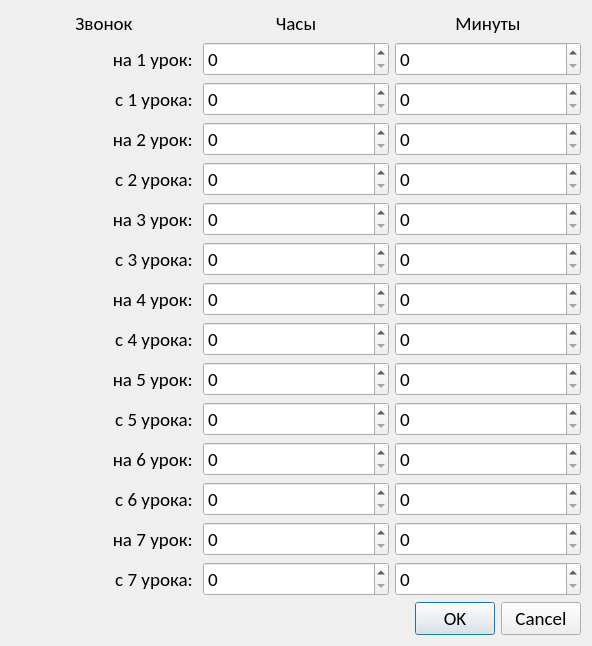
<?xml version="1.0" encoding="UTF-8"?>
<ui version="4.0">
 <class>alternativeInput</class>
 <widget class="QDialog" name="alternativeInput">
  <property name="geometry">
   <rect>
    <x>0</x>
    <y>0</y>
    <width>592</width>
    <height>509</height>
   </rect>
  </property>
  <property name="font">
   <font>
    <family>Calibri</family>
    <pointsize>14</pointsize>
   </font>
  </property>
  <property name="windowTitle">
   <string>Dialog</string>
  </property>
  <layout class="QGridLayout" name="gridLayout_2">
   <item row="1" column="1">
    <widget class="QDialogButtonBox" name="buttonBox">
     <property name="minimumSize">
      <size>
       <width>100</width>
       <height>0</height>
      </size>
     </property>
     <property name="maximumSize">
      <size>
       <width>1666666</width>
       <height>16777215</height>
      </size>
     </property>
     <property name="orientation">
      <enum>Qt::Horizontal</enum>
     </property>
     <property name="standardButtons">
      <set>QDialogButtonBox::Cancel|QDialogButtonBox::Ok</set>
     </property>
    </widget>
   </item>
   <item row="0" column="0" colspan="2">
    <layout class="QGridLayout" name="gridLayout">
     <item row="6" column="0">
      <widget class="QLabel" name="label_6">
       <property name="text">
        <string>с 3 урока: </string>
       </property>
       <property name="alignment">
        <set>Qt::AlignRight|Qt::AlignTrailing|Qt::AlignVCenter</set>
       </property>
      </widget>
     </item>
     <item row="11" column="0">
      <widget class="QLabel" name="label_10">
       <property name="text">
        <string>на 6 урок: </string>
       </property>
       <property name="alignment">
        <set>Qt::AlignRight|Qt::AlignTrailing|Qt::AlignVCenter</set>
       </property>
      </widget>
     </item>
     <item row="8" column="3">
      <widget class="QSpinBox" name="min_les_8">
       <property name="maximum">
        <number>59</number>
       </property>
      </widget>
     </item>
     <item row="4" column="0">
      <widget class="QLabel" name="label_4">
       <property name="text">
        <string>с 2 урока: </string>
       </property>
       <property name="alignment">
        <set>Qt::AlignRight|Qt::AlignTrailing|Qt::AlignVCenter</set>
       </property>
      </widget>
     </item>
     <item row="0" column="1" rowspan="15">
      <layout class="QVBoxLayout" name="verticalLayout">
       <item>
        <widget class="QLabel" name="label_14">
         <property name="text">
          <string>Часы</string>
         </property>
         <property name="alignment">
          <set>Qt::AlignCenter</set>
         </property>
        </widget>
       </item>
       <item>
        <widget class="QSpinBox" name="hours_les_1">
         <property name="sizePolicy">
          <sizepolicy hsizetype="Minimum" vsizetype="Fixed">
           <horstretch>0</horstretch>
           <verstretch>0</verstretch>
          </sizepolicy>
         </property>
         <property name="minimumSize">
          <size>
           <width>100</width>
           <height>0</height>
          </size>
         </property>
         <property name="maximum">
          <number>23</number>
         </property>
         <property name="stepType">
          <enum>QAbstractSpinBox::DefaultStepType</enum>
         </property>
        </widget>
       </item>
       <item>
        <widget class="QSpinBox" name="hours_les_2">
         <property name="maximum">
          <number>23</number>
         </property>
        </widget>
       </item>
       <item>
        <widget class="QSpinBox" name="hours_les_3">
         <property name="maximum">
          <number>23</number>
         </property>
        </widget>
       </item>
       <item>
        <widget class="QSpinBox" name="hours_les_4">
         <property name="maximum">
          <number>23</number>
         </property>
        </widget>
       </item>
       <item>
        <widget class="QSpinBox" name="hours_les_5">
         <property name="maximum">
          <number>23</number>
         </property>
        </widget>
       </item>
       <item>
        <widget class="QSpinBox" name="hours_les_6">
         <property name="maximum">
          <number>23</number>
         </property>
        </widget>
       </item>
       <item>
        <widget class="QSpinBox" name="hours_les_7">
         <property name="maximum">
          <number>23</number>
         </property>
        </widget>
       </item>
       <item>
        <widget class="QSpinBox" name="hours_les_8">
         <property name="maximum">
          <number>23</number>
         </property>
        </widget>
       </item>
       <item>
        <widget class="QSpinBox" name="hours_les_9">
         <property name="maximum">
          <number>23</number>
         </property>
        </widget>
       </item>
       <item>
        <widget class="QSpinBox" name="hours_les_10">
         <property name="maximum">
          <number>23</number>
         </property>
        </widget>
       </item>
       <item>
        <widget class="QSpinBox" name="hours_les_11">
         <property name="maximum">
          <number>23</number>
         </property>
        </widget>
       </item>
       <item>
        <widget class="QSpinBox" name="hours_les_12">
         <property name="maximum">
          <number>23</number>
         </property>
        </widget>
       </item>
       <item>
        <widget class="QSpinBox" name="hours_les_13">
         <property name="maximum">
          <number>23</number>
         </property>
        </widget>
       </item>
       <item>
        <widget class="QSpinBox" name="hours_les_14">
         <property name="maximum">
          <number>23</number>
         </property>
        </widget>
       </item>
      </layout>
     </item>
     <item row="5" column="0">
      <widget class="QLabel" name="label_5">
       <property name="text">
        <string>на 3 урок: </string>
       </property>
       <property name="alignment">
        <set>Qt::AlignRight|Qt::AlignTrailing|Qt::AlignVCenter</set>
       </property>
      </widget>
     </item>
     <item row="3" column="0">
      <widget class="QLabel" name="label_3">
       <property name="text">
        <string>на 2 урок: </string>
       </property>
       <property name="alignment">
        <set>Qt::AlignRight|Qt::AlignTrailing|Qt::AlignVCenter</set>
       </property>
      </widget>
     </item>
     <item row="12" column="0">
      <widget class="QLabel" name="label_11">
       <property name="text">
        <string>с 6 урока: </string>
       </property>
       <property name="alignment">
        <set>Qt::AlignRight|Qt::AlignTrailing|Qt::AlignVCenter</set>
       </property>
      </widget>
     </item>
     <item row="1" column="3">
      <widget class="QSpinBox" name="min_les_1">
       <property name="maximum">
        <number>59</number>
       </property>
      </widget>
     </item>
     <item row="2" column="3">
      <widget class="QSpinBox" name="min_les_2">
       <property name="maximum">
        <number>59</number>
       </property>
      </widget>
     </item>
     <item row="0" column="0">
      <widget class="QLabel" name="label_16">
       <property name="text">
        <string>Звонок</string>
       </property>
       <property name="alignment">
        <set>Qt::AlignCenter</set>
       </property>
      </widget>
     </item>
     <item row="9" column="3">
      <widget class="QSpinBox" name="min_les_9">
       <property name="maximum">
        <number>59</number>
       </property>
      </widget>
     </item>
     <item row="4" column="3">
      <widget class="QSpinBox" name="min_les_4">
       <property name="maximum">
        <number>59</number>
       </property>
      </widget>
     </item>
     <item row="6" column="3">
      <widget class="QSpinBox" name="min_les_6">
       <property name="maximum">
        <number>59</number>
       </property>
      </widget>
     </item>
     <item row="13" column="0">
      <widget class="QLabel" name="label_12">
       <property name="text">
        <string>на 7 урок: </string>
       </property>
       <property name="alignment">
        <set>Qt::AlignRight|Qt::AlignTrailing|Qt::AlignVCenter</set>
       </property>
      </widget>
     </item>
     <item row="2" column="0">
      <widget class="QLabel" name="label_2">
       <property name="text">
        <string>с 1 урока: </string>
       </property>
       <property name="alignment">
        <set>Qt::AlignRight|Qt::AlignTrailing|Qt::AlignVCenter</set>
       </property>
      </widget>
     </item>
     <item row="8" column="0">
      <widget class="QLabel" name="label_8">
       <property name="text">
        <string>с 4 урока: </string>
       </property>
       <property name="alignment">
        <set>Qt::AlignRight|Qt::AlignTrailing|Qt::AlignVCenter</set>
       </property>
      </widget>
     </item>
     <item row="7" column="3">
      <widget class="QSpinBox" name="min_les_7">
       <property name="maximum">
        <number>59</number>
       </property>
      </widget>
     </item>
     <item row="5" column="3">
      <widget class="QSpinBox" name="min_les_5">
       <property name="maximum">
        <number>59</number>
       </property>
      </widget>
     </item>
     <item row="0" column="3">
      <widget class="QLabel" name="label_15">
       <property name="text">
        <string>Минуты</string>
       </property>
       <property name="alignment">
        <set>Qt::AlignCenter</set>
       </property>
      </widget>
     </item>
     <item row="14" column="0">
      <widget class="QLabel" name="label_13">
       <property name="text">
        <string>с 7 урока: </string>
       </property>
       <property name="alignment">
        <set>Qt::AlignRight|Qt::AlignTrailing|Qt::AlignVCenter</set>
       </property>
      </widget>
     </item>
     <item row="1" column="0">
      <widget class="QLabel" name="label">
       <property name="text">
        <string>на 1 урок: </string>
       </property>
       <property name="alignment">
        <set>Qt::AlignRight|Qt::AlignTrailing|Qt::AlignVCenter</set>
       </property>
      </widget>
     </item>
     <item row="7" column="0">
      <widget class="QLabel" name="label_7">
       <property name="text">
        <string>на 4 урок: </string>
       </property>
       <property name="alignment">
        <set>Qt::AlignRight|Qt::AlignTrailing|Qt::AlignVCenter</set>
       </property>
      </widget>
     </item>
     <item row="3" column="3">
      <widget class="QSpinBox" name="min_les_3">
       <property name="maximum">
        <number>59</number>
       </property>
      </widget>
     </item>
     <item row="9" column="0">
      <widget class="QLabel" name="label_9">
       <property name="text">
        <string>на 5 урок: </string>
       </property>
       <property name="alignment">
        <set>Qt::AlignRight|Qt::AlignTrailing|Qt::AlignVCenter</set>
       </property>
      </widget>
     </item>
     <item row="10" column="0">
      <widget class="QLabel" name="label_17">
       <property name="text">
        <string>c 5 урока: </string>
       </property>
       <property name="alignment">
        <set>Qt::AlignRight|Qt::AlignTrailing|Qt::AlignVCenter</set>
       </property>
      </widget>
     </item>
     <item row="10" column="3">
      <widget class="QSpinBox" name="min_les_10">
       <property name="maximum">
        <number>59</number>
       </property>
      </widget>
     </item>
     <item row="11" column="3">
      <widget class="QSpinBox" name="min_les_11">
       <property name="maximum">
        <number>59</number>
       </property>
      </widget>
     </item>
     <item row="12" column="3">
      <widget class="QSpinBox" name="min_les_12">
       <property name="maximum">
        <number>59</number>
       </property>
      </widget>
     </item>
     <item row="13" column="3">
      <widget class="QSpinBox" name="min_les_13">
       <property name="maximum">
        <number>59</number>
       </property>
      </widget>
     </item>
     <item row="14" column="3">
      <widget class="QSpinBox" name="min_les_14">
       <property name="maximum">
        <number>59</number>
       </property>
      </widget>
     </item>
    </layout>
   </item>
  </layout>
 </widget>
 <resources/>
 <connections>
  <connection>
   <sender>buttonBox</sender>
   <signal>accepted()</signal>
   <receiver>alternativeInput</receiver>
   <slot>accept()</slot>
   <hints>
    <hint type="sourcelabel">
     <x>248</x>
     <y>254</y>
    </hint>
    <hint type="destinationlabel">
     <x>157</x>
     <y>274</y>
    </hint>
   </hints>
  </connection>
  <connection>
   <sender>buttonBox</sender>
   <signal>rejected()</signal>
   <receiver>alternativeInput</receiver>
   <slot>reject()</slot>
   <hints>
    <hint type="sourcelabel">
     <x>316</x>
     <y>260</y>
    </hint>
    <hint type="destinationlabel">
     <x>286</x>
     <y>274</y>
    </hint>
   </hints>
  </connection>
 </connections>
</ui>
